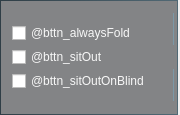
     <widget class="QFrame" name="checks">
      <property name="minimumSize">
       <size>
        <width>180</width>
        <height>115</height>
       </size>
      </property>
      <property name="maximumSize">
       <size>
        <width>180</width>
        <height>115</height>
       </size>
      </property>
      <property name="baseSize">
       <size>
        <width>179</width>
        <height>115</height>
       </size>
      </property>
      <property name="styleSheet">
       <string notr="true">
QAbstractButton {
    color: rgba(250, 250, 250, 250);
    font: 14px &quot;Arial&quot;;
}
QAbstractButton[theme=&quot;default&quot;] {
	font: 600 12px &quot;Arial&quot;;
color: #ffffff;
padding-bottom: 4px;
spacing: 2px;
}
QAbstractButton[theme=&quot;blue&quot;] {
font: 11px &quot;Showcard Gothic&quot;;
color: #123241;
spacing: 4px;
border: 2px outset rgb(24, 44, 47);
border-radius: 5px;
margin: 1px;
	background-color: qlineargradient(spread:pad, x1:0, y1:1, x2:0, y2:0, stop:0 rgba(215, 215, 215, 255), stop:0.0542169 rgba(139, 139, 139, 245), stop:0.197289 rgba(155, 155, 155, 219), stop:0.763554 rgba(155, 155, 155, 225), stop:0.834411 rgba(144, 144, 167, 239), stop:0.936611 rgba(169, 165, 165, 251), stop:1 rgba(97, 95, 95, 255));
}
QAbstractButton:!checked:hover[theme=&quot;blue&quot;] {
background-color: qlineargradient(spread:pad, x1:0, y1:0.903, x2:0, y2:0.045, stop:0 rgba(214, 244, 255, 248), stop:0.125 rgba(172, 209, 255, 228), stop:0.34 rgba(158, 168, 185, 221), stop:0.59 rgba(227, 248, 255, 219), stop:1 rgba(255, 255, 255, 246));
}
QAbstractButton:checked[theme=&quot;blue&quot;] {
color: #191919;
background-color: qlineargradient(spread:pad, x1:0, y1:1, x2:0, y2:0, stop:0 rgba(0, 121, 41, 255), stop:0.949153 rgba(0, 199, 82, 255), stop:1 rgba(0, 250, 158, 255));
}
QAbstractButton:checked[theme=&quot;blue&quot;] {
background-color: qlineargradient(spread:pad, x1:0, y1:0.903, x2:0, y2:0.045, stop:0 rgba(114, 244, 155, 248), stop:0.125 rgba(172, 239, 155, 228), stop:0.34 rgba(118, 168, 115, 221), stop:0.59 rgba(127, 248, 155, 219), stop:1 rgba(125, 255, 155, 246));
color: #113133;
}
QAbstractButton:pressed[theme=&quot;blue&quot;]
{
    background-color: qlineargradient(spread:reflect, x1:0, y1:0, x2:1, y2:0, stop:0 rgba(6, 24, 24, 255), stop:1 rgba(25, 25, 22, 155));
color: black;
padding-top: 1px;
}
QAbstractButton::indicator[theme=&quot;default&quot;] {
    border: none;

    height: 18px;
    width: 18px;
    background-repeat: no-repeat;
    background-position: left;
    background-attachment: fixed;
    subcontrol-position: left center;

    top: 1px;
    background-image: url(:/textures/game/settingsCheckBox.png);
}
QAbstractButton::indicator[theme=&quot;blue&quot;] {
height: 18px;
width: 18px;
border-image: url(:/textures/temp/ico/48x48/Gray1.ico);
}

QAbstractButton::indicator:checked[theme=&quot;blue&quot;] {
    border-image: url(:/textures/temp/ico/48x48/Green1.ico);
}
QAbstractButton::indicator:!checked:hover[theme=&quot;blue&quot;] {
    border-image: url(:/textures/temp/ico/48x48/White1.ico);
}
QAbstractButton::indicator:checked:hover[theme=&quot;blue&quot;] {
border-image: url(:/textures/temp/ico/48x48/Red1.ico);
}
QAbstractButton::indicator:hover[theme=&quot;default&quot;] {
background-position: center;
}
QAbstractButton::indicator:pressed[theme=&quot;default&quot;] {
background-position: right;
}

QAbstractButton::indicator:checked[theme=&quot;default&quot;] {
image-position: center;
	image: url(:/textures/game/icon_check.png);
}
QAbstractButton::indicator:checked:pressed[theme=&quot;default&quot;] {
image-position: center;
}

</string>
      </property>
      <layout class="QHBoxLayout" name="horizontalLayout_4">
       <property name="spacing">
        <number>0</number>
       </property>
       <property name="leftMargin">
        <number>0</number>
       </property>
       <property name="topMargin">
        <number>0</number>
       </property>
       <property name="rightMargin">
        <number>0</number>
       </property>
       <property name="bottomMargin">
        <number>0</number>
       </property>
       <item alignment="Qt::AlignLeft">
        <widget class="QWidget" name="checks_container" native="true">
         <property name="minimumSize">
          <size>
           <width>12</width>
           <height>0</height>
          </size>
         </property>
         <property name="styleSheet">
          <string notr="true">#checks_container {
    border: 1px solid qlineargradient(spread:pad, x1:0, y1:1, x2:1, y2:1, stop:0 rgba(47, 62, 70, 255), stop:1 rgba(81, 105, 117, 255));
    border-left-color: #2f3e46;
    border-right-color: #516975;
	background-color: #161d21;
    background-color: rgba(9, 11, 14, 120);
}</string>
         </property>
         <layout class="QHBoxLayout" name="horizontalLayout_7">
          <property name="spacing">
           <number>0</number>
          </property>
          <property name="leftMargin">
           <number>2</number>
          </property>
          <property name="topMargin">
           <number>1</number>
          </property>
          <property name="rightMargin">
           <number>3</number>
          </property>
          <property name="bottomMargin">
           <number>1</number>
          </property>
          <item alignment="Qt::AlignLeft|Qt::AlignVCenter">
           <widget class="QWidget" name="checks_layout" native="true">
            <property name="minimumSize">
             <size>
              <width>164</width>
              <height>0</height>
             </size>
            </property>
            <layout class="QVBoxLayout" name="verticalLayout_3">
             <property name="spacing">
              <number>0</number>
             </property>
             <property name="leftMargin">
              <number>10</number>
             </property>
             <property name="topMargin">
              <number>1</number>
             </property>
             <property name="rightMargin">
              <number>1</number>
             </property>
             <property name="bottomMargin">
              <number>1</number>
             </property>
             <item>
              <widget class="QCheckBox" name="bttn_checkboxAlwaysFold">
               <property name="minimumSize">
                <size>
                 <width>0</width>
                 <height>24</height>
                </size>
               </property>
               <property name="maximumSize">
                <size>
                 <width>16777215</width>
                 <height>24</height>
                </size>
               </property>
               <property name="styleSheet">
                <string notr="true"/>
               </property>
               <property name="text">
                <string>@bttn_alwaysFold</string>
               </property>
              </widget>
             </item>
             <item alignment="Qt::AlignLeft">
              <widget class="QCheckBox" name="bttn_checkboxSitOut">
               <property name="minimumSize">
                <size>
                 <width>0</width>
                 <height>24</height>
                </size>
               </property>
               <property name="maximumSize">
                <size>
                 <width>16777215</width>
                 <height>24</height>
                </size>
               </property>
               <property name="text">
                <string>@bttn_sitOut</string>
               </property>
              </widget>
             </item>
             <item alignment="Qt::AlignLeft">
              <widget class="QCheckBox" name="bttn_checkboxSitOutOnBlind">
               <property name="minimumSize">
                <size>
                 <width>0</width>
                 <height>24</height>
                </size>
               </property>
               <property name="maximumSize">
                <size>
                 <width>300</width>
                 <height>24</height>
                </size>
               </property>
               <property name="text">
                <string>@bttn_sitOutOnBlind</string>
               </property>
              </widget>
             </item>
            </layout>
           </widget>
          </item>
          <item alignment="Qt::AlignLeft">
           <widget class="QPushButton" name="bttn_hideChecks">
            <property name="minimumSize">
             <size>
              <width>9</width>
              <height>90</height>
             </size>
            </property>
            <property name="maximumSize">
             <size>
              <width>9</width>
              <height>16777215</height>
             </size>
            </property>
            <property name="toolTip">
             <string>@Tooltip_Table_Move_left_panel_54</string>
            </property>
            <property name="styleSheet">
             <string notr="true">QAbstractButton {
    background-color: transparent;
    border: none;
    border-right: 1px solid qlineargradient(spread:pad, x1:1, y1:1, x2:1, y2:0, stop:0 rgba(123, 152, 166, 255), stop:0.360136 rgba(123, 152, 166, 255), stop:0.362 rgba(123, 152, 166, 0), stop:0.638 rgba(123, 152, 166, 0), stop:0.64 rgba(123, 152, 166, 255), stop:1 rgba(123, 152, 166, 255));
	background-image: url(:/textures/game/arrow_vertical.png);
	background-position: right;
	background-repeat: no-repeat;
	background-attachment: fixed;
	background-clip: margin;
	background-origin: border;
	margin: 1px 1px 1px 1px;
}

QAbstractButton:checked {
    border: none;
    border-left: 1px solid qlineargradient(spread:pad, x1:1, y1:1, x2:1, y2:0, stop:0 rgba(123, 152, 166, 255), stop:0.360136 rgba(123, 152, 166, 255), stop:0.362 rgba(123, 152, 166, 0), stop:0.638 rgba(123, 152, 166, 0), stop:0.64 rgba(123, 152, 166, 255), stop:1 rgba(123, 152, 166, 255));


	background-position: left;
}

QAbstractButton:hover {
   margin: 1px 1px 1px 1px;

	border-color: qlineargradient(spread:pad, x1:0, y1:0, x2:0, y2:1, stop:0 rgba(123, 152, 166, 0), stop:0.15 rgba(123, 152, 166, 255), stop:0.329545 rgba(123, 152, 166, 255), stop:0.414773 rgba(123, 152, 166, 0), stop:0.585227 rgba(123, 152, 166, 0), stop:0.670455 rgba(123, 152, 166, 255), stop:0.841667 rgba(123, 152, 166, 255), stop:1 rgba(123, 152, 166, 0));
}
</string>
            </property>
            <property name="text">
             <string/>
            </property>
            <property name="checkable">
             <bool>true</bool>
            </property>
           </widget>
          </item>
         </layout>
        </widget>
       </item>
      </layout>
     </widget>
